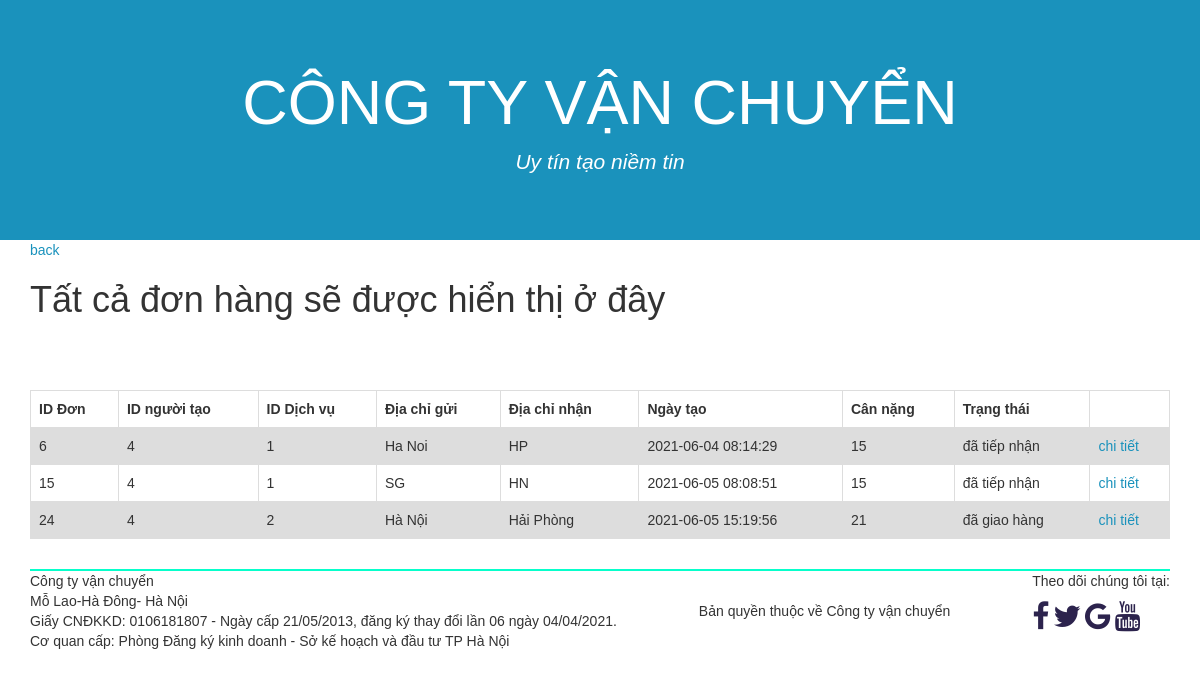
Page /admin/site/showOrder.php (signed in) on the committed database.
### tables this page shows
CREATE TABLE `lading` (
  `ID` int(11) NOT NULL,
  `userID` int(11) NOT NULL,
  `serviceID` int(11) NOT NULL,
  `address_sender` text NOT NULL,
  `address_receiver` text NOT NULL,
  `date_create` varchar(50) NOT NULL,
  `weight` int(11) NOT NULL,
  `status` varchar(50) NOT NULL
);

### database/database.php (called while the page is built, shortened)
<?php
	function db_get_list($sql){
	    global $conn;
	    $data  = array();
	    $result = mysqli_query($conn, $sql);
	    while ($row = mysqli_fetch_assoc($result)){
	        $data[] = $row;
	    }
	    return $data;
	}
?>

### admin/site/showOrder.php (the view, shortened to what this page needs)
<?php
require "../../database/database.php" ;
?>
<!DOCTYPE html>
<html lang="en">
<head>
    <link rel="stylesheet" href="https://maxcdn.bootstrapcdn.com/bootstrap/3.4.1/css/bootstrap.min.css">
    <link rel="stylesheet" href="https://cdnjs.cloudflare.com/ajax/libs/font-awesome/4.7.0/css/font-awesome.min.css">
    <link rel="stylesheet" href="../../public_site/stylectvc_1.css">
</head>
<body>
<div class="jumbotron text-center" id="header" >
      <h1>Công ty vận chuyển</h1>
      <p>Uy tín tạo niềm tin</p>
    </div>
    <div class="container">
    <a  href="homeadmin.php" style="display: block;color:#1a92bc ;">back</a>
    <h1>Tất cả đơn hàng sẽ được hiển thị ở đây</h1>
    <table>
    <tr>
        <th>ID Đơn</th>
        <th>ID người tạo</th>
        <th>ID Dịch vụ</th>
        <th>Địa chỉ gửi</th>
        <th>Địa chỉ nhận</th>
        <th>Ngày tạo</th>
        <th>Cân nặng</th>
         <th>Trạng thái</th>
         <th></th>
    </tr>
    <?php
    $sql_lading="SELECT * FROM `lading`";
    $data_lading=db_get_list($sql_lading);
    for ($i=0; $i < count($data_lading); $i++) {
        echo '
        <tr>
                <td >'.$data_lading[$i]['ID'].'</td>
                <td>'.$data_lading[$i]['userID'].'</td>
                <td>'.$data_lading[$i]['serviceID'].'</td>
                <td>'.$data_lading[$i]['address_sender'].'</td>
                <td>'.$data_lading[$i]['address_receiver'].'</td>
                <td>'.$data_lading[$i]['date_create'].'</td>
                <td>'.$data_lading[$i]['weight'].'</td>
                <td>'.$data_lading[$i]['status'].'</td>
                <td><a href="detailOrder.php?id='.$data_lading[$i]['ID'].'">chi tiết</a></td>
                <br>
            </tr>
            ';
    }
?>
    </table>
    </div>
<footer class="container">
    <div class="row-footer">
        <div class="pull-left">
            <div class="coppyright">
                    Công ty vận chuyển
            </div>
            <p>
            Mỗ Lao-Hà Đông- Hà Nội<br>
            Giấy CNĐKKD: 0106181807 - Ngày cấp 21/05/2013, đăng ký thay đổi lần 06 ngày 04/04/2021.<br>
            Cơ quan cấp: Phòng Đăng ký kinh doanh - Sở kế hoạch và đầu tư TP Hà Nội<br>
            </p>
        </div>
        <div class="pull-right">
        <p>
            Theo dõi chúng tôi tại:
        </p>
        <div class="icon-bar">
            <a href="#" class="facebook"><i class="fa fa-facebook"></i></a>
            <a href="#" class="twitter"><i class="fa fa-twitter"></i></a>
            <a href="#" class="google"><i class="fa fa-google"></i></a>
            <a href="#" class="youtube"><i class="fa fa-youtube"></i></a>
        </div>
    </div>
    </div>
    <div class="container text-center">
    Bản quyền thuộc về Công ty vận chuyển
    </div>
</footer>
</body>
</html>

### public_site/stylectvc_1.css (style rules this page uses)
.jumbotron { background-color:#1a92bc; color: white; margin-bottom: 0; }
.jumbotron h1 { text-transform: uppercase; text-decoration: white; font-weight: 400; }
.jumbotron p { font-style: italic; text-decoration: black; }
body, html { height: 100%; margin: 0; font-family: Arial, Helvetica, sans-serif; }
a { text-decoration: none; color: #fff; }
.row-footer { background-color:#00ffcbd4; border-top: 2px solid #00ffcbd4 ; margin: 30px 0px; }
.icon-bar a i { font-size: 30px; color:#2c234d; }

### admin/site/showOrder.php (style rules this page uses)
table { font-family: arial, sans-serif; border-collapse: collapse; width: 100%; }
td, th { border: 1px solid #dddddd; text-align: left; padding: 8px; }
tr:nth-child(even) { background-color: #dddddd; }
a { color: #1a92bc; }

### rows in the picture
lading: ID "6", userID "4", serviceID "1", address_sender "Ha Noi", address_receiver "HP", date_create "2021-06-04 08:14:29", weight "15", status "đã tiếp nhận"
lading: ID "15", userID "4", serviceID "1", address_sender "SG", address_receiver "HN", date_create "2021-06-05 08:08:51", weight "15", status "đã tiếp nhận"
lading: ID "24", userID "4", serviceID "2", address_sender "Hà Nội", address_receiver "Hải Phòng", date_create "2021-06-05 15:19:56", weight "21", status "đã giao hàng"
